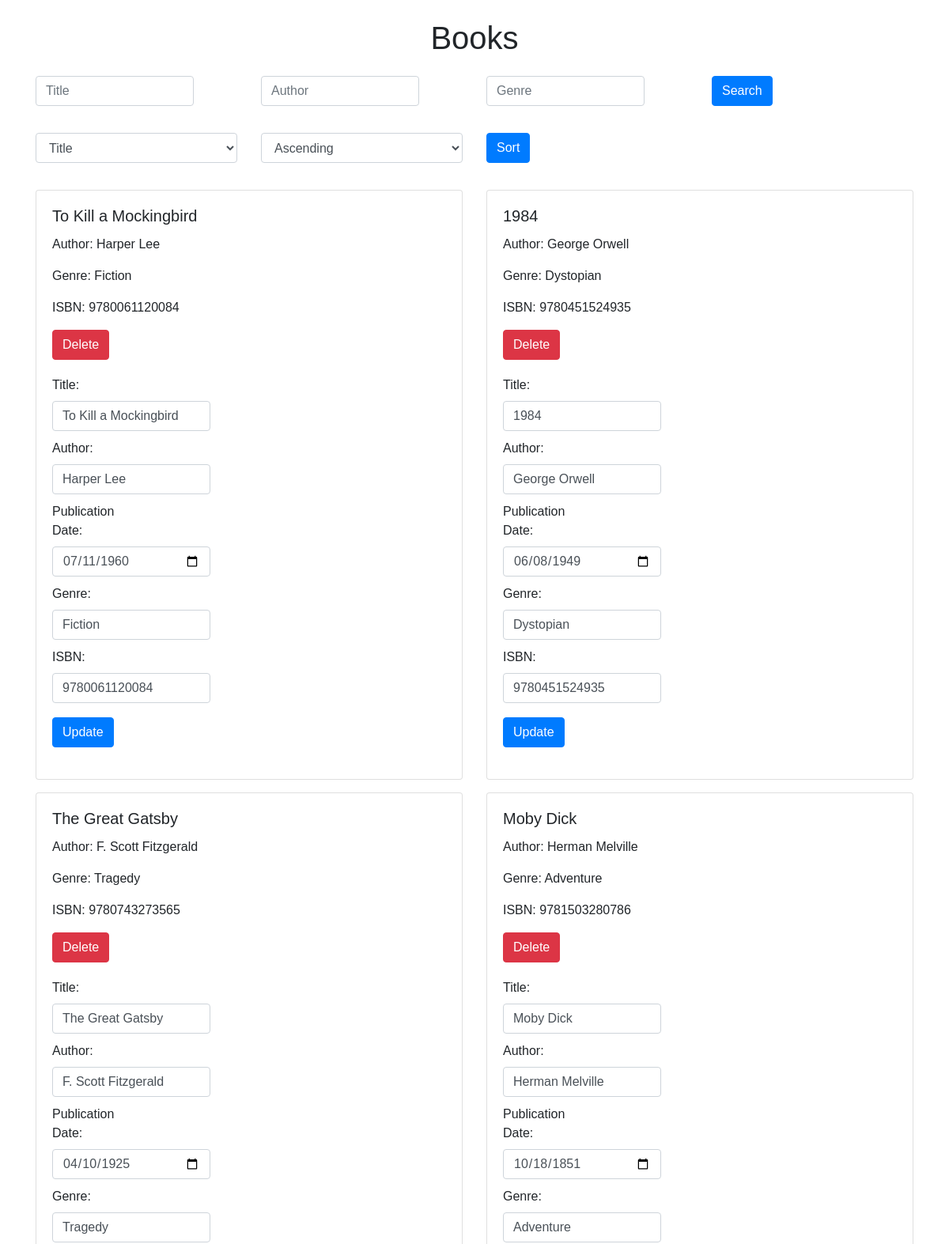
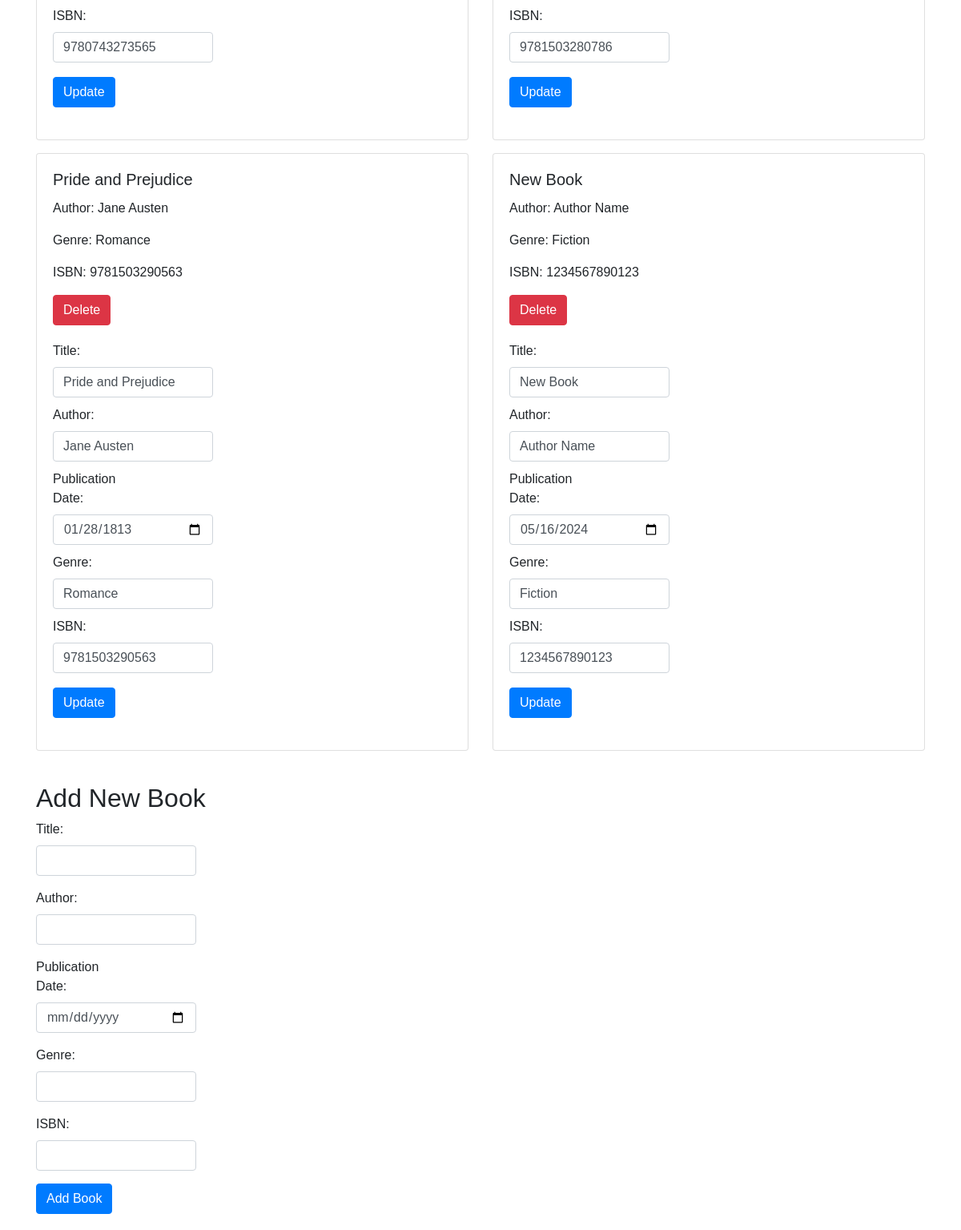
The page / on the database its author committed (2 pictures, top to bottom).
### models.py (models this page shows, shortened)
class Book(db.Model):
    id = db.Column(db.Integer, primary_key=True)
    title = db.Column(db.String(100), nullable=False)
    author = db.Column(db.String(100), nullable=False)
    publication_date = db.Column(db.Date)
    genre = db.Column(db.String(50))
    isbn = db.Column(db.String(20), unique=True)

### app.py (the view)
@app.route('/')
def index():
    books = Book.query.all()
    return render_template('index.html', books=books)

### templates/index.html (shortened to what this page needs)
<!DOCTYPE html>
<html>
<head>
    <link rel="stylesheet" href="https://stackpath.bootstrapcdn.com/bootstrap/4.5.2/css/bootstrap.min.css">
    <link rel="stylesheet" type="text/css" href="{{ url_for('static', filename='style.css') }}">
</head>
<body>
    <div class="container">
        <h1 class="mt-4 mb-4">Books</h1>
        <form action="/books" method="GET" class="mb-4">
            <div class="row">
                <div class="col-md-3">
                    <input type="text" name="title" class="form-control" placeholder="Title">
                </div>
                <div class="col-md-3">
                    <input type="text" name="author" class="form-control" placeholder="Author">
                </div>
                <div class="col-md-3">
                    <input type="text" name="genre" class="form-control" placeholder="Genre">
                </div>
                <div class="col-md-1">
                    <button type="submit" class="btn btn-primary">Search</button>
                </div>
            </div>
        </form>
        <form action="/books" method="GET" class="mb-4">
            <div class="row">
                <div class="col-md-3">
                    <select name="sort_by" class="form-control">
                        <option value="title">Title</option>
                    </select>
                </div>
                <div class="col-md-3">
                    <select name="sort_order" class="form-control">
                        <option value="asc">Ascending</option>
                    </select>
                </div>
                <div class="col-md-1">
                    <button type="submit" class="btn btn-primary">Sort</button>
                </div>
            </div>
        </form>
        <div class="row">
            {% if books %}
                {% for book in books %}
                    <div class="col-md-6 mb-3">
                        <div class="card">
                            <div class="card-body">
                                <h5 class="card-title">{{ book.title }}</h5>
                                <p class="card-text">Author: {{ book.author }}</p>
                                <p class="card-text">Genre: {{ book.genre }}</p>
                                <p class="card-text">ISBN: {{ book.isbn }}</p>
                                <form action="/books/{{ book.id }}" method="POST">
                                    <button type="submit" class="btn btn-danger">Delete</button>
                                </form>
                                <form action="/books/{{ book.id }}" method="POST" class="mt-2">
                                    <label for="title">Title:</label>
                                    <input type="text" name="title" id="title" value="{{ book.title }}" class="form-control" required>
                                    <label for="author">Author:</label>
                                    <input type="text" name="author" id="author" value="{{ book.author }}" class="form-control" required>
                                    <label for="publication_date">Publication Date:</label>
                                    <input type="date" name="publication_date" id="publication_date" value="{{ book.publication_date }}" class="form-control" required>
                                    <label for="genre">Genre:</label>
                                    <input type="text" name="genre" id="genre" value="{{ book.genre }}" class="form-control">
                                    <label for="isbn">ISBN:</label>
                                    <input type="text" name="isbn" id="isbn" value="{{ book.isbn }}" class="form-control" required>
                                    <button type="submit" class="btn btn-primary mt-2">Update</button>
                                </form>
                            </div>
                        </div>
                    </div>
                {% endfor %}
            {% else %}
                <div class="col-md-12">
                    <p>No books found.</p>
                </div>
            {% endif %}
        </div>
        <h2 class="mt-4">Add New Book</h2>
        <form action="/books" method="POST">
            <div class="form-group">
                <label for="title">Title:</label>
                <input type="text" name="title" id="title" class="form-control" required>
            </div>
            <div class="form-group">
                <label for="author">Author:</label>
                <input type="text" name="author" id="author" class="form-control" required>
            </div>
            <div class="form-group">
                <label for="publication_date">Publication Date:</label>
                <input type="date" name="publication_date" id="publication_date" class="form-control" required>
            </div>
            <div class="form-group">
                <label for="genre">Genre:</label>
                <input type="text" name="genre" id="genre" class="form-control">
            </div>
            <div class="form-group">
                <label for="isbn">ISBN:</label>
                <input type="text" name="isbn" id="isbn" class="form-control" required>
            </div>
            <button type="submit" class="btn btn-primary">Add Book</button>
        </form>
    </div>
</body>
</html>

### static/style.css (style rules this page uses)
body { font-family: Arial, sans-serif; margin: 40; padding: 0; }
h1 { text-align: center; }
form { margin-bottom: 20px; }
form label { display: inline-block; width: 100px; margin-right: 10px; }
form input[type="text"], form input[type="date"], form select { width: 200px; margin-bottom: 10px; }
form button { padding: 5px 10px; }

### rows shown on the page
Book: title "To Kill a Mockingbird", author "Harper Lee", genre "Fiction", isbn "9780061120084", publication_date "07/11/1960"
Book: title "1984", author "George Orwell", genre "Dystopian", isbn "9780451524935", publication_date "06/08/1949"
Book: title "The Great Gatsby", author "F. Scott Fitzgerald", genre "Tragedy", isbn "9780743273565", publication_date "04/10/1925"
Book: title "Moby Dick", author "Herman Melville", genre "Adventure", isbn "9781503280786", publication_date "10/18/1851"
Book: title "Pride and Prejudice", author "Jane Austen", genre "Romance", isbn "9781503290563", publication_date "01/28/1813"
Book: title "New Book", author "Author Name", genre "Fiction", isbn "1234567890123", publication_date "05/16/2024"
